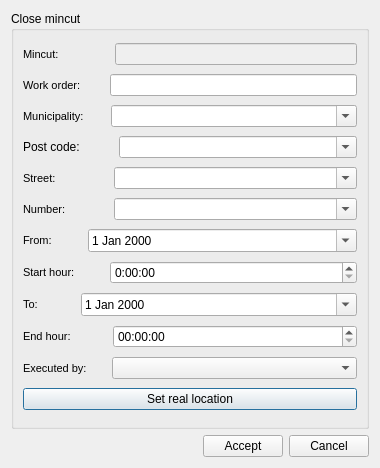
<?xml version="1.0" encoding="UTF-8"?>
<ui version="4.0">
 <class>dlg_mincut_end</class>
 <widget class="QDialog" name="dlg_mincut_end">
  <property name="geometry">
   <rect>
    <x>0</x>
    <y>0</y>
    <width>380</width>
    <height>468</height>
   </rect>
  </property>
  <property name="windowTitle">
   <string>Mincut end</string>
  </property>
  <layout class="QGridLayout" name="gridLayout_3">
   <item row="0" column="0" colspan="3">
    <widget class="QGroupBox" name="grb_close_mincut">
     <property name="title">
      <string>Close mincut</string>
     </property>
     <layout class="QGridLayout" name="gridLayout_2">
      <item row="3" column="0">
       <layout class="QHBoxLayout" name="horizontalLayout_4">
        <item>
         <widget class="QLabel" name="lbl_post_code">
          <property name="text">
           <string>Post code:</string>
          </property>
         </widget>
        </item>
        <item>
         <spacer name="horizontalSpacer_5">
          <property name="orientation">
           <enum>Qt::Horizontal</enum>
          </property>
          <property name="sizeType">
           <enum>QSizePolicy::Fixed</enum>
          </property>
          <property name="sizeHint" stdset="0">
           <size>
            <width>33</width>
            <height>20</height>
           </size>
          </property>
         </spacer>
        </item>
        <item>
         <widget class="QComboBox" name="address_postal_code">
          <property name="enabled">
           <bool>true</bool>
          </property>
          <property name="sizePolicy">
           <sizepolicy hsizetype="Expanding" vsizetype="Fixed">
            <horstretch>0</horstretch>
            <verstretch>0</verstretch>
           </sizepolicy>
          </property>
          <property name="editable">
           <bool>true</bool>
          </property>
         </widget>
        </item>
       </layout>
      </item>
      <item row="0" column="0">
       <layout class="QHBoxLayout" name="horizontalLayout">
        <item>
         <widget class="QLabel" name="lbl_mincut">
          <property name="font">
           <font>
            <pointsize>8</pointsize>
           </font>
          </property>
          <property name="frameShape">
           <enum>QFrame::NoFrame</enum>
          </property>
          <property name="frameShadow">
           <enum>QFrame::Plain</enum>
          </property>
          <property name="text">
           <string>Mincut:</string>
          </property>
          <property name="textFormat">
           <enum>Qt::AutoText</enum>
          </property>
          <property name="scaledContents">
           <bool>false</bool>
          </property>
          <property name="alignment">
           <set>Qt::AlignLeading|Qt::AlignLeft|Qt::AlignVCenter</set>
          </property>
          <property name="margin">
           <number>3</number>
          </property>
         </widget>
        </item>
        <item>
         <spacer name="horizontalSpacer_2">
          <property name="orientation">
           <enum>Qt::Horizontal</enum>
          </property>
          <property name="sizeType">
           <enum>QSizePolicy::Fixed</enum>
          </property>
          <property name="sizeHint" stdset="0">
           <size>
            <width>50</width>
            <height>20</height>
           </size>
          </property>
         </spacer>
        </item>
        <item>
         <widget class="QLineEdit" name="mincut">
          <property name="enabled">
           <bool>false</bool>
          </property>
          <property name="font">
           <font>
            <italic>false</italic>
           </font>
          </property>
          <property name="styleSheet">
           <string notr="true"/>
          </property>
          <property name="text">
           <string/>
          </property>
          <property name="alignment">
           <set>Qt::AlignLeading|Qt::AlignLeft|Qt::AlignVCenter</set>
          </property>
         </widget>
        </item>
       </layout>
      </item>
      <item row="1" column="0">
       <layout class="QHBoxLayout" name="horizontalLayout_2">
        <item>
         <widget class="QLabel" name="lbl_work_order">
          <property name="font">
           <font>
            <pointsize>8</pointsize>
           </font>
          </property>
          <property name="frameShape">
           <enum>QFrame::NoFrame</enum>
          </property>
          <property name="frameShadow">
           <enum>QFrame::Plain</enum>
          </property>
          <property name="text">
           <string>Work order:</string>
          </property>
          <property name="textFormat">
           <enum>Qt::AutoText</enum>
          </property>
          <property name="scaledContents">
           <bool>false</bool>
          </property>
          <property name="alignment">
           <set>Qt::AlignLeading|Qt::AlignLeft|Qt::AlignVCenter</set>
          </property>
          <property name="margin">
           <number>3</number>
          </property>
         </widget>
        </item>
        <item>
         <spacer name="horizontalSpacer_3">
          <property name="orientation">
           <enum>Qt::Horizontal</enum>
          </property>
          <property name="sizeType">
           <enum>QSizePolicy::Fixed</enum>
          </property>
          <property name="sizeHint" stdset="0">
           <size>
            <width>23</width>
            <height>20</height>
           </size>
          </property>
         </spacer>
        </item>
        <item>
         <widget class="QLineEdit" name="work_order">
          <property name="enabled">
           <bool>true</bool>
          </property>
          <property name="styleSheet">
           <string notr="true"/>
          </property>
          <property name="text">
           <string/>
          </property>
          <property name="alignment">
           <set>Qt::AlignLeading|Qt::AlignLeft|Qt::AlignVCenter</set>
          </property>
         </widget>
        </item>
       </layout>
      </item>
      <item row="7" column="0">
       <layout class="QHBoxLayout" name="horizontalLayout_8">
        <item>
         <widget class="QLabel" name="lbl_start_hour">
          <property name="font">
           <font>
            <pointsize>8</pointsize>
           </font>
          </property>
          <property name="frameShape">
           <enum>QFrame::NoFrame</enum>
          </property>
          <property name="frameShadow">
           <enum>QFrame::Plain</enum>
          </property>
          <property name="text">
           <string>Start hour:</string>
          </property>
          <property name="textFormat">
           <enum>Qt::AutoText</enum>
          </property>
          <property name="scaledContents">
           <bool>false</bool>
          </property>
          <property name="alignment">
           <set>Qt::AlignLeading|Qt::AlignLeft|Qt::AlignVCenter</set>
          </property>
          <property name="margin">
           <number>3</number>
          </property>
         </widget>
        </item>
        <item>
         <spacer name="horizontalSpacer_9">
          <property name="orientation">
           <enum>Qt::Horizontal</enum>
          </property>
          <property name="sizeType">
           <enum>QSizePolicy::Fixed</enum>
          </property>
          <property name="sizeHint" stdset="0">
           <size>
            <width>29</width>
            <height>20</height>
           </size>
          </property>
         </spacer>
        </item>
        <item>
         <widget class="QTimeEdit" name="cbx_hours_start_fin">
          <property name="enabled">
           <bool>true</bool>
          </property>
          <property name="sizePolicy">
           <sizepolicy hsizetype="Expanding" vsizetype="Fixed">
            <horstretch>0</horstretch>
            <verstretch>0</verstretch>
           </sizepolicy>
          </property>
          <property name="layoutDirection">
           <enum>Qt::LeftToRight</enum>
          </property>
          <property name="styleSheet">
           <string notr="true"/>
          </property>
          <property name="frame">
           <bool>true</bool>
          </property>
          <property name="alignment">
           <set>Qt::AlignLeading|Qt::AlignLeft|Qt::AlignVCenter</set>
          </property>
          <property name="specialValueText">
           <string/>
          </property>
          <property name="keyboardTracking">
           <bool>true</bool>
          </property>
          <property name="currentSection">
           <enum>QDateTimeEdit::HourSection</enum>
          </property>
          <property name="displayFormat">
           <string>H:mm:ss</string>
          </property>
         </widget>
        </item>
       </layout>
      </item>
      <item row="2" column="0">
       <layout class="QHBoxLayout" name="horizontalLayout_3">
        <item>
         <widget class="QLabel" name="lbl_municipality">
          <property name="font">
           <font>
            <pointsize>8</pointsize>
           </font>
          </property>
          <property name="frameShape">
           <enum>QFrame::NoFrame</enum>
          </property>
          <property name="frameShadow">
           <enum>QFrame::Plain</enum>
          </property>
          <property name="text">
           <string>Municipality:</string>
          </property>
          <property name="textFormat">
           <enum>Qt::AutoText</enum>
          </property>
          <property name="scaledContents">
           <bool>false</bool>
          </property>
          <property name="alignment">
           <set>Qt::AlignLeading|Qt::AlignLeft|Qt::AlignVCenter</set>
          </property>
          <property name="margin">
           <number>3</number>
          </property>
         </widget>
        </item>
        <item>
         <spacer name="horizontalSpacer_4">
          <property name="orientation">
           <enum>Qt::Horizontal</enum>
          </property>
          <property name="sizeType">
           <enum>QSizePolicy::Fixed</enum>
          </property>
          <property name="sizeHint" stdset="0">
           <size>
            <width>21</width>
            <height>20</height>
           </size>
          </property>
         </spacer>
        </item>
        <item>
         <widget class="QComboBox" name="address_exploitation">
          <property name="enabled">
           <bool>true</bool>
          </property>
          <property name="sizePolicy">
           <sizepolicy hsizetype="Expanding" vsizetype="Fixed">
            <horstretch>0</horstretch>
            <verstretch>0</verstretch>
           </sizepolicy>
          </property>
          <property name="editable">
           <bool>true</bool>
          </property>
         </widget>
        </item>
       </layout>
      </item>
      <item row="4" column="0">
       <layout class="QHBoxLayout" name="horizontalLayout_5">
        <item>
         <widget class="QLabel" name="lbl_street">
          <property name="font">
           <font>
            <pointsize>8</pointsize>
           </font>
          </property>
          <property name="frameShape">
           <enum>QFrame::NoFrame</enum>
          </property>
          <property name="frameShadow">
           <enum>QFrame::Plain</enum>
          </property>
          <property name="text">
           <string>Street:</string>
          </property>
          <property name="textFormat">
           <enum>Qt::AutoText</enum>
          </property>
          <property name="scaledContents">
           <bool>false</bool>
          </property>
          <property name="alignment">
           <set>Qt::AlignLeading|Qt::AlignLeft|Qt::AlignVCenter</set>
          </property>
          <property name="margin">
           <number>3</number>
          </property>
         </widget>
        </item>
        <item>
         <spacer name="horizontalSpacer_6">
          <property name="orientation">
           <enum>Qt::Horizontal</enum>
          </property>
          <property name="sizeType">
           <enum>QSizePolicy::Fixed</enum>
          </property>
          <property name="sizeHint" stdset="0">
           <size>
            <width>52</width>
            <height>20</height>
           </size>
          </property>
         </spacer>
        </item>
        <item>
         <widget class="QComboBox" name="address_street">
          <property name="enabled">
           <bool>true</bool>
          </property>
          <property name="sizePolicy">
           <sizepolicy hsizetype="Expanding" vsizetype="Fixed">
            <horstretch>0</horstretch>
            <verstretch>0</verstretch>
           </sizepolicy>
          </property>
          <property name="editable">
           <bool>true</bool>
          </property>
         </widget>
        </item>
       </layout>
      </item>
      <item row="5" column="0">
       <layout class="QHBoxLayout" name="horizontalLayout_6">
        <item>
         <widget class="QLabel" name="lbl_number">
          <property name="font">
           <font>
            <pointsize>8</pointsize>
           </font>
          </property>
          <property name="frameShape">
           <enum>QFrame::NoFrame</enum>
          </property>
          <property name="frameShadow">
           <enum>QFrame::Plain</enum>
          </property>
          <property name="text">
           <string>Number:</string>
          </property>
          <property name="textFormat">
           <enum>Qt::AutoText</enum>
          </property>
          <property name="scaledContents">
           <bool>false</bool>
          </property>
          <property name="alignment">
           <set>Qt::AlignLeading|Qt::AlignLeft|Qt::AlignVCenter</set>
          </property>
          <property name="margin">
           <number>3</number>
          </property>
         </widget>
        </item>
        <item>
         <spacer name="horizontalSpacer_7">
          <property name="orientation">
           <enum>Qt::Horizontal</enum>
          </property>
          <property name="sizeType">
           <enum>QSizePolicy::Fixed</enum>
          </property>
          <property name="sizeHint" stdset="0">
           <size>
            <width>42</width>
            <height>20</height>
           </size>
          </property>
         </spacer>
        </item>
        <item>
         <widget class="QComboBox" name="address_number">
          <property name="enabled">
           <bool>true</bool>
          </property>
          <property name="sizePolicy">
           <sizepolicy hsizetype="Expanding" vsizetype="Fixed">
            <horstretch>0</horstretch>
            <verstretch>0</verstretch>
           </sizepolicy>
          </property>
          <property name="editable">
           <bool>true</bool>
          </property>
         </widget>
        </item>
       </layout>
      </item>
      <item row="6" column="0">
       <layout class="QHBoxLayout" name="horizontalLayout_7">
        <item>
         <widget class="QLabel" name="lbl_start_date">
          <property name="font">
           <font>
            <pointsize>8</pointsize>
           </font>
          </property>
          <property name="frameShape">
           <enum>QFrame::NoFrame</enum>
          </property>
          <property name="frameShadow">
           <enum>QFrame::Plain</enum>
          </property>
          <property name="text">
           <string>From:</string>
          </property>
          <property name="textFormat">
           <enum>Qt::AutoText</enum>
          </property>
          <property name="scaledContents">
           <bool>false</bool>
          </property>
          <property name="alignment">
           <set>Qt::AlignLeading|Qt::AlignLeft|Qt::AlignVCenter</set>
          </property>
          <property name="margin">
           <number>3</number>
          </property>
         </widget>
        </item>
        <item>
         <spacer name="horizontalSpacer_8">
          <property name="orientation">
           <enum>Qt::Horizontal</enum>
          </property>
          <property name="sizeType">
           <enum>QSizePolicy::Fixed</enum>
          </property>
          <property name="sizeHint" stdset="0">
           <size>
            <width>30</width>
            <height>20</height>
           </size>
          </property>
         </spacer>
        </item>
        <item>
         <widget class="QDateEdit" name="cbx_date_start_fin">
          <property name="enabled">
           <bool>true</bool>
          </property>
          <property name="sizePolicy">
           <sizepolicy hsizetype="Expanding" vsizetype="Fixed">
            <horstretch>0</horstretch>
            <verstretch>0</verstretch>
           </sizepolicy>
          </property>
          <property name="styleSheet">
           <string notr="true"/>
          </property>
          <property name="calendarPopup">
           <bool>true</bool>
          </property>
         </widget>
        </item>
       </layout>
      </item>
      <item row="8" column="0">
       <layout class="QHBoxLayout" name="horizontalLayout_9">
        <item>
         <widget class="QLabel" name="lbl_end_date">
          <property name="font">
           <font>
            <pointsize>8</pointsize>
           </font>
          </property>
          <property name="frameShape">
           <enum>QFrame::NoFrame</enum>
          </property>
          <property name="frameShadow">
           <enum>QFrame::Plain</enum>
          </property>
          <property name="text">
           <string>To:</string>
          </property>
          <property name="textFormat">
           <enum>Qt::AutoText</enum>
          </property>
          <property name="scaledContents">
           <bool>false</bool>
          </property>
          <property name="alignment">
           <set>Qt::AlignLeading|Qt::AlignLeft|Qt::AlignVCenter</set>
          </property>
          <property name="margin">
           <number>3</number>
          </property>
         </widget>
        </item>
        <item>
         <spacer name="horizontalSpacer_10">
          <property name="orientation">
           <enum>Qt::Horizontal</enum>
          </property>
          <property name="sizeType">
           <enum>QSizePolicy::Fixed</enum>
          </property>
          <property name="sizeHint" stdset="0">
           <size>
            <width>37</width>
            <height>20</height>
           </size>
          </property>
         </spacer>
        </item>
        <item>
         <widget class="QDateEdit" name="cbx_date_end_fin">
          <property name="sizePolicy">
           <sizepolicy hsizetype="Expanding" vsizetype="Fixed">
            <horstretch>0</horstretch>
            <verstretch>0</verstretch>
           </sizepolicy>
          </property>
          <property name="styleSheet">
           <string notr="true"/>
          </property>
          <property name="calendarPopup">
           <bool>true</bool>
          </property>
         </widget>
        </item>
       </layout>
      </item>
      <item row="9" column="0">
       <layout class="QHBoxLayout" name="horizontalLayout_10">
        <item>
         <widget class="QLabel" name="lbl_end_hour">
          <property name="font">
           <font>
            <pointsize>8</pointsize>
           </font>
          </property>
          <property name="frameShape">
           <enum>QFrame::NoFrame</enum>
          </property>
          <property name="frameShadow">
           <enum>QFrame::Plain</enum>
          </property>
          <property name="text">
           <string>End hour:</string>
          </property>
          <property name="textFormat">
           <enum>Qt::AutoText</enum>
          </property>
          <property name="scaledContents">
           <bool>false</bool>
          </property>
          <property name="alignment">
           <set>Qt::AlignLeading|Qt::AlignLeft|Qt::AlignVCenter</set>
          </property>
          <property name="margin">
           <number>3</number>
          </property>
         </widget>
        </item>
        <item>
         <spacer name="horizontalSpacer_11">
          <property name="orientation">
           <enum>Qt::Horizontal</enum>
          </property>
          <property name="sizeType">
           <enum>QSizePolicy::Fixed</enum>
          </property>
          <property name="sizeHint" stdset="0">
           <size>
            <width>36</width>
            <height>20</height>
           </size>
          </property>
         </spacer>
        </item>
        <item>
         <widget class="QTimeEdit" name="cbx_hours_end_fin">
          <property name="sizePolicy">
           <sizepolicy hsizetype="Expanding" vsizetype="Fixed">
            <horstretch>0</horstretch>
            <verstretch>0</verstretch>
           </sizepolicy>
          </property>
          <property name="styleSheet">
           <string notr="true"/>
          </property>
          <property name="calendarPopup">
           <bool>false</bool>
          </property>
         </widget>
        </item>
       </layout>
      </item>
      <item row="12" column="0">
       <layout class="QHBoxLayout" name="horizontalLayout_12">
        <item>
         <widget class="QPushButton" name="btn_set_real_location">
          <property name="text">
           <string>Set real location</string>
          </property>
         </widget>
        </item>
       </layout>
      </item>
      <item row="11" column="0">
       <layout class="QHBoxLayout" name="horizontalLayout_11">
        <item>
         <widget class="QLabel" name="lbl_executed">
          <property name="font">
           <font>
            <pointsize>8</pointsize>
           </font>
          </property>
          <property name="frameShape">
           <enum>QFrame::NoFrame</enum>
          </property>
          <property name="frameShadow">
           <enum>QFrame::Plain</enum>
          </property>
          <property name="text">
           <string>Executed by:</string>
          </property>
          <property name="textFormat">
           <enum>Qt::AutoText</enum>
          </property>
          <property name="scaledContents">
           <bool>false</bool>
          </property>
          <property name="alignment">
           <set>Qt::AlignLeading|Qt::AlignLeft|Qt::AlignVCenter</set>
          </property>
          <property name="margin">
           <number>3</number>
          </property>
         </widget>
        </item>
        <item>
         <spacer name="horizontalSpacer_12">
          <property name="orientation">
           <enum>Qt::Horizontal</enum>
          </property>
          <property name="sizeType">
           <enum>QSizePolicy::Fixed</enum>
          </property>
          <property name="sizeHint" stdset="0">
           <size>
            <width>19</width>
            <height>20</height>
           </size>
          </property>
         </spacer>
        </item>
        <item>
         <widget class="QComboBox" name="exec_user">
          <property name="sizePolicy">
           <sizepolicy hsizetype="Expanding" vsizetype="Fixed">
            <horstretch>0</horstretch>
            <verstretch>0</verstretch>
           </sizepolicy>
          </property>
         </widget>
        </item>
       </layout>
      </item>
     </layout>
    </widget>
   </item>
   <item row="1" column="0">
    <spacer name="horizontalSpacer">
     <property name="orientation">
      <enum>Qt::Horizontal</enum>
     </property>
     <property name="sizeHint" stdset="0">
      <size>
       <width>155</width>
       <height>20</height>
      </size>
     </property>
    </spacer>
   </item>
   <item row="1" column="1">
    <widget class="QPushButton" name="btn_accept">
     <property name="sizePolicy">
      <sizepolicy hsizetype="Preferred" vsizetype="Fixed">
       <horstretch>0</horstretch>
       <verstretch>0</verstretch>
      </sizepolicy>
     </property>
     <property name="text">
      <string>Accept</string>
     </property>
    </widget>
   </item>
   <item row="1" column="2">
    <widget class="QPushButton" name="btn_cancel">
     <property name="sizePolicy">
      <sizepolicy hsizetype="Preferred" vsizetype="Fixed">
       <horstretch>0</horstretch>
       <verstretch>0</verstretch>
      </sizepolicy>
     </property>
     <property name="text">
      <string>Cancel</string>
     </property>
    </widget>
   </item>
  </layout>
 </widget>
 <tabstops>
  <tabstop>btn_accept</tabstop>
  <tabstop>btn_cancel</tabstop>
 </tabstops>
 <resources/>
 <connections/>
</ui>
